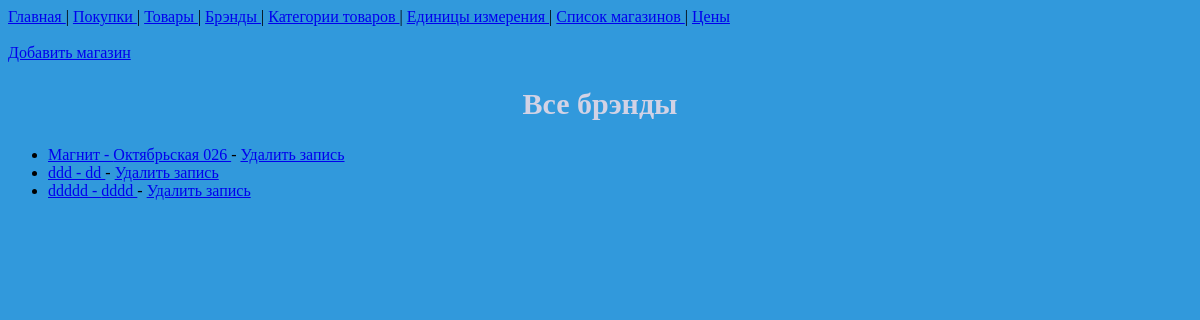
Before: /magazine/ with the older database file.
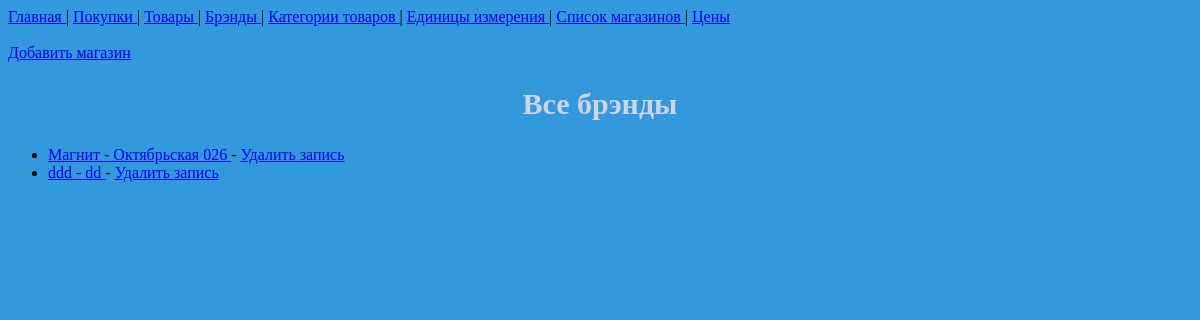
After: the same page with the newer database file.
### buy/models.py (models this page shows, shortened)
class Magazine(models.Model):
    name = models.CharField(max_length=50)
    address = models.CharField(max_length=100, null=True, blank=True)
    def get_url(self):
        return reverse('update-magazine', args=[self.id])
    def del_url(self):
        return reverse('del-magazine', args=[self.id])

### buy/views.py (the view)
# urls.py: path('magazine/', views.ListMagazine.as_view(), name='list-magazine'),
class ListMagazine(ListView):
    template_name = 'buy/list_magazine.html'
    model = Magazine

### buy/templates/buy/list_magazine.html (shortened to what this page needs)
{% extends 'buy/base.html' %}
{% block content %}
    {% include 'includes/navbar.html' %}
    <br>
    <a href=" {% url 'create-magazine' %} " > Добавить магазин </a>
    <h2>Все брэнды </h2>
    <ul>
        {% for magazine in object_list %}
            <li> <a href="{{ magazine.get_url }}"> {{ magazine.name }} - {{ magazine.address }} </a> - <a href=" {{ magazine.del_url }} ">Удалить запись</a> </li>
        {% endfor %}
    </ul>
{% endblock %}

Changed rows visible on the page:
removed Magazine: name "ddddd", address "dddd"
